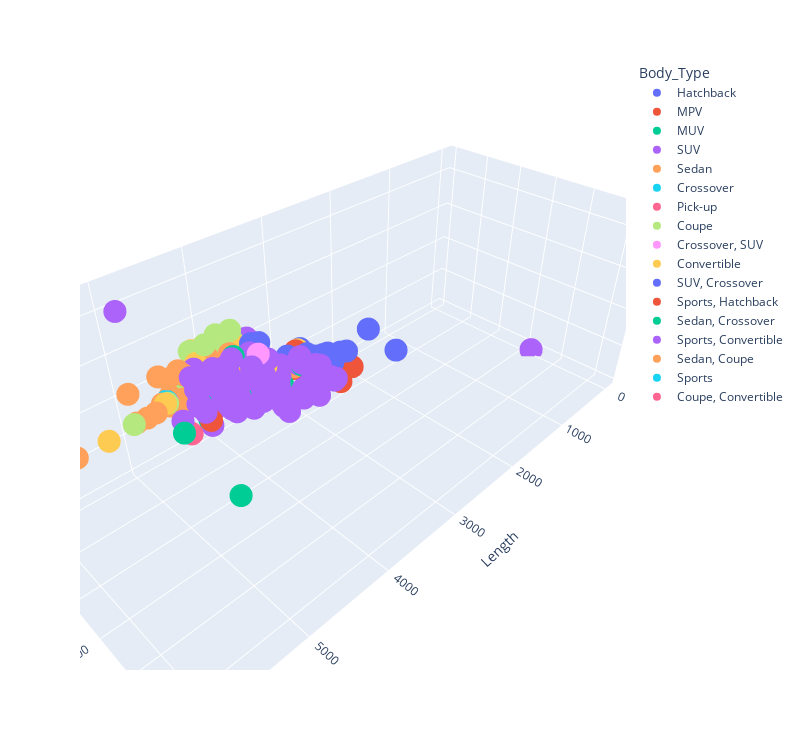

Notebook cell for this chart:
### Code cell
fig = px.scatter_3d(df, x='Length', z='Width', y='Height',color='Body_Type',width=800,height=750)
fig.update_layout(showlegend=True)
fig.show();

### Figure 1 — Plotly figure (JSON) as saved in the notebook; plotly's stock layout.template omitted (floating-point values rounded to 4 significant figures; data arrays with more than 128 entries replaced by an {"elided": "..."} marker saying what was removed)
{"data": [{"hovertemplate": "Body_Type=Hatchback<br>Length=%{x}<br>Height=%{y}<br>Width=%{z}<extra></extra>", "legendgroup": "Hatchback", "marker": {"color": "#636efa", "symbol": "circle"}, "mode": "markers", "name": "Hatchback", "scene": "scene", "showlegend": true, "type": "scatter3d", "x": {"elided": "316 int values"}, "y": {"elided": "316 int values"}, "z": {"elided": "316 int values"}}, {"hovertemplate": "Body_Type=MPV<br>Length=%{x}<br>Height=%{y}<br>Width=%{z}<extra></extra>", "legendgroup": "MPV", "marker": {"color": "#EF553B", "symbol": "circle"}, "mode": "markers", "name": "MPV", "scene": "scene", "showlegend": true, "type": "scatter3d", "x": [3370, 3370, 3675, 3675, 3675, 3995, 3675, 3675, 3995, 3995, 3995, 3995, 3995, 3995, 3995, 3995, 4395, 4265, 4445, 4395, 4585, 4585, 4265, 4445, 4395, 4445, 4395, 4445, 4585, 4585, 4585, 4585, 4585, 4585, 4393, 4393, 4393, 4393, 5140], "y": [1640, 1640, 1800, 1800, 1800, 1507, 1800, 1800, 1507, 1507, 1507, 1507, 1507, 1507, 1507, 1507, 1690, 1685, 1700, 1690, 1774, 1774, 1685, 1700, 1690, 1700, 1690, 1700, 1774, 1774, 1774, 1774, 1774, 1774, 1557, 1557, 1557, 1557, 1901], "z": [1410, 1410, 1475, 1475, 1475, 1635, 1475, 1475, 1635, 1635, 1635, 1635, 1635, 1635, 1635, 1635, 1735, 1695, 1775, 1735, 1866, 1866, 1695, 1775, 1735, 1775, 1735, 1775, 1866, 1866, 1866, 1866, 1866, 1866, 1786, 1786, 1786, 1786, 1928]}, {"hovertemplate": "Body_Type=MUV<br>Length=%{x}<br>Height=%{y}<br>Width=%{z}<extra></extra>", "legendgroup": "MUV", "marker": {"color": "#00cc96", "symbol": "circle"}, "mode": "markers", "name": "MUV", "scene": "scene", "showlegend": true, "type": "scatter3d", "x": [3990, 3990, 3990, 3990, 4265, 4498, 4265, 4395, 4498, 4498, 4395, 4498, 4498, 5458, 4498, 4498, 4735, 4735, 4735, 4735, 4735, 4735, 4735, 4735, 4735, 4735, 4735, 4735, 4735, 4735, 4735, 4735, 5115, 5115, 5115, 5115, 5115, 5370, 5140], "y": [1643, 1643, 1643, 1643, 1685, 1697, 1685, 1690, 1697, 1697, 1690, 1697, 1697, 2670, 1697, 1697, 1795, 1795, 1795, 1795, 1795, 1795, 1795, 1795, 1795, 1795, 1795, 1795, 1795, 1795, 1795, 1795, 1755, 1755, 1755, 1755, 1755, 1880, 1880], "z": [1739, 1739, 1739, 1739, 1695, 1751, 1695, 1735, 1751, 1751, 1735, 1751, 1751, 1905, 1751, 1751, 1830, 1830, 1830, 1830, 1830, 1830, 1830, 1830, 1830, 1830, 1830, 1830, 1830, 1830, 1830, 1830, 1985, 1985, 1985, 1985, 1985, 1928, 1928]}, {"hovertemplate": "Body_Type=SUV<br>Length=%{x}<br>Height=%{y}<br>Width=%{z}<extra></extra>", "legendgroup": "SUV", "marker": {"color": "#ab63fa", "symbol": "circle"}, "mode": "markers", "name": "SUV", "scene": "scene", "showlegend": true, "type": "scatter3d", "x": {"elided": "453 float values"}, "y": {"elided": "453 float values"}, "z": {"elided": "453 float values"}}, {"hovertemplate": "Body_Type=Sedan<br>Length=%{x}<br>Height=%{y}<br>Width=%{z}<extra></extra>", "legendgroup": "Sedan", "marker": {"color": "#FFA15A", "symbol": "circle"}, "mode": "markers", "name": "Sedan", "scene": "scene", "showlegend": true, "type": "scatter3d", "x": {"elided": "333 int values"}, "y": {"elided": "333 int values"}, "z": {"elided": "333 int values"}}, {"hovertemplate": "Body_Type=Crossover<br>Length=%{x}<br>Height=%{y}<br>Width=%{z}<extra></extra>", "legendgroup": "Crossover", "marker": {"color": "#19d3f3", "symbol": "circle"}, "mode": "markers", "name": "Crossover", "scene": "scene", "showlegend": true, "type": "scatter3d", "x": [3793, 3793, 3954, 3989, 3954, 3793, 3989, 3989, 3954, 3989, 3989, 3989, 4300, 3989, 3983, 4300, 4300, 4300], "y": [1587, 1587, 1570, 1542, 1570, 1587, 1542, 1542, 1570, 1542, 1542, 1542, 1595, 1542, 1542, 1595, 1595, 1595], "z": [1665, 1665, 1737, 1706, 1737, 1665, 1706, 1706, 1737, 1706, 1706, 1706, 1785, 1706, 1706, 1785, 1785, 1785]}, {"hovertemplate": "Body_Type=Pick-up<br>Length=%{x}<br>Height=%{y}<br>Width=%{z}<extra></extra>", "legendgroup": "Pick-up", "marker": {"color": "#FF6692", "symbol": "circle"}, "mode": "markers", "name": "Pick-up", "scene": "scene", "showlegend": true, "type": "scatter3d", "x": [5295, 5295, 5295], "y": [1840, 1840, 1855], "z": [1860, 1860, 1860]}, {"hovertemplate": "Body_Type=Coupe<br>Length=%{x}<br>Height=%{y}<br>Width=%{z}<extra></extra>", "legendgroup": "Coupe", "marker": {"color": "#B6E880", "symbol": "circle"}, "mode": "markers", "name": "Coupe", "scene": "scene", "showlegend": true, "type": "scatter3d", "x": [4565, 4894, 4756, 4461, 4379, 4482, 4482, 4649, 4671, 4881, 4519, 4770, 4710, 4546, 4470, 4544, 4551, 5054, 5027, 4475, 4440, 4465, 4520, 4459, 4807, 4459, 4459, 4568, 4459, 4459, 4459, 4568, 4385, 4459, 4922, 4571, 4797, 5269, 4922, 4657, 5612], "y": [1200, 1369, 1426, 1410, 1281, 1311, 1311, 1520, 1383, 1353, 1300, 1345, 1370, 1288, 1308, 1259, 1284, 1447, 1411, 1311, 1252, 1273, 1165, 1165, 1401, 1165, 1165, 1213, 1165, 1165, 1165, 1213, 1250, 1165, 1383, 1203, 1136, 1507, 1383, 1276, 1598], "z": [2120, 1894, 1839, 1854, 1801, 1923, 1923, 1695, 1870, 1915, 1852, 1920, 1895, 1939, 2042, 1939, 2007, 1953, 1899, 2042, 2029, 2153, 1933, 1924, 2226, 1924, 1924, 1952, 1924, 1924, 1924, 1952, 1865, 1924, 1980, 1951, 2030, 1947, 1980, 1971, 1987]}, {"hovertemplate": "Body_Type=Crossover, SUV<br>Length=%{x}<br>Height=%{y}<br>Width=%{z}<extra></extra>", "legendgroup": "Crossover, SUV", "marker": {"color": "#FF97FF", "symbol": "circle"}, "mode": "markers", "name": "Crossover, SUV", "scene": "scene", "showlegend": true, "type": "scatter3d", "x": [4439, 4439], "y": [1612, 1612], "z": [2060, 1821]}, {"hovertemplate": "Body_Type=Convertible<br>Length=%{x}<br>Height=%{y}<br>Width=%{z}<extra></extra>", "legendgroup": "Convertible", "marker": {"color": "#FECB52", "symbol": "circle"}, "mode": "markers", "name": "Convertible", "scene": "scene", "showlegend": true, "type": "scatter3d", "x": [3850, 4421, 4686, 4733, 4370, 4703, 4379, 4482, 4482, 4519, 4881, 5027, 4470, 4475, 4569, 4459, 4780, 4780, 5285, 5842], "y": [1415, 1409, 1409, 1386, 1609, 1398, 1281, 1308, 1308, 1299, 1353, 1417, 1308, 1311, 1320, 1165, 1136, 1136, 1502, 1638], "z": [1727, 1793, 1810, 1843, 1900, 1786, 1801, 1923, 1923, 1852, 2056, 1899, 1923, 2042, 1910, 1924, 2030, 2030, 1947, 1990]}, {"hovertemplate": "Body_Type=SUV, Crossover<br>Length=%{x}<br>Height=%{y}<br>Width=%{z}<extra></extra>", "legendgroup": "SUV, Crossover", "marker": {"color": "#636efa", "symbol": "circle"}, "mode": "markers", "name": "SUV, Crossover", "scene": "scene", "showlegend": true, "type": "scatter3d", "x": [4439, 4439], "y": [1612, 1612], "z": [2058, 2058]}, {"hovertemplate": "Body_Type=Sports, Hatchback<br>Length=%{x}<br>Height=%{y}<br>Width=%{z}<extra></extra>", "legendgroup": "Sports, Hatchback", "marker": {"color": "#EF553B", "symbol": "circle"}, "mode": "markers", "name": "Sports, Hatchback", "scene": "scene", "showlegend": true, "type": "scatter3d", "x": [3874], "y": [1414], "z": [1727]}, {"hovertemplate": "Body_Type=Sedan, Crossover<br>Length=%{x}<br>Height=%{y}<br>Width=%{z}<extra></extra>", "legendgroup": "Sedan, Crossover", "marker": {"color": "#00cc96", "symbol": "circle"}, "mode": "markers", "name": "Sedan, Crossover", "scene": "scene", "showlegend": true, "type": "scatter3d", "x": [4637], "y": [1539], "z": [2097]}, {"hovertemplate": "Body_Type=Sports, Convertible<br>Length=%{x}<br>Height=%{y}<br>Width=%{z}<extra></extra>", "legendgroup": "Sports, Convertible", "marker": {"color": "#ab63fa", "symbol": "circle"}, "mode": "markers", "name": "Sports, Convertible", "scene": "scene", "showlegend": true, "type": "scatter3d", "x": [4324, 4324], "y": [1304, 1304], "z": [2024, 1459]}, {"hovertemplate": "Body_Type=Sedan, Coupe<br>Length=%{x}<br>Height=%{y}<br>Width=%{z}<extra></extra>", "legendgroup": "Sedan, Coupe", "marker": {"color": "#FFA15A", "symbol": "circle"}, "mode": "markers", "name": "Sedan, Coupe", "scene": "scene", "showlegend": true, "type": "scatter3d", "x": [4784, 5012], "y": [1391, 1419], "z": [2080, 1911]}, {"hovertemplate": "Body_Type=Sports<br>Length=%{x}<br>Height=%{y}<br>Width=%{z}<extra></extra>", "legendgroup": "Sports", "marker": {"color": "#19d3f3", "symbol": "circle"}, "mode": "markers", "name": "Sports", "scene": "scene", "showlegend": true, "type": "scatter3d", "x": [5262, 4544, 4544], "y": [1481, 1212, 1212], "z": [1948, 2038, 2038]}, {"hovertemplate": "Body_Type=Coupe, Convertible<br>Length=%{x}<br>Height=%{y}<br>Width=%{z}<extra></extra>", "legendgroup": "Coupe, Convertible", "marker": {"color": "#FF6692", "symbol": "circle"}, "mode": "markers", "name": "Coupe, Convertible", "scene": "scene", "showlegend": true, "type": "scatter3d", "x": [4568], "y": [1211], "z": [1952]}], "layout": {"height": 750, "legend": {"title": {"text": "Body_Type"}, "tracegroupgap": 0}, "margin": {"t": 60}, "scene": {"domain": {"x": [0, 1], "y": [0, 1]}, "xaxis": {"title": {"text": "Length"}}, "yaxis": {"title": {"text": "Height"}}, "zaxis": {"title": {"text": "Width"}}}, "showlegend": true, "width": 800}}
